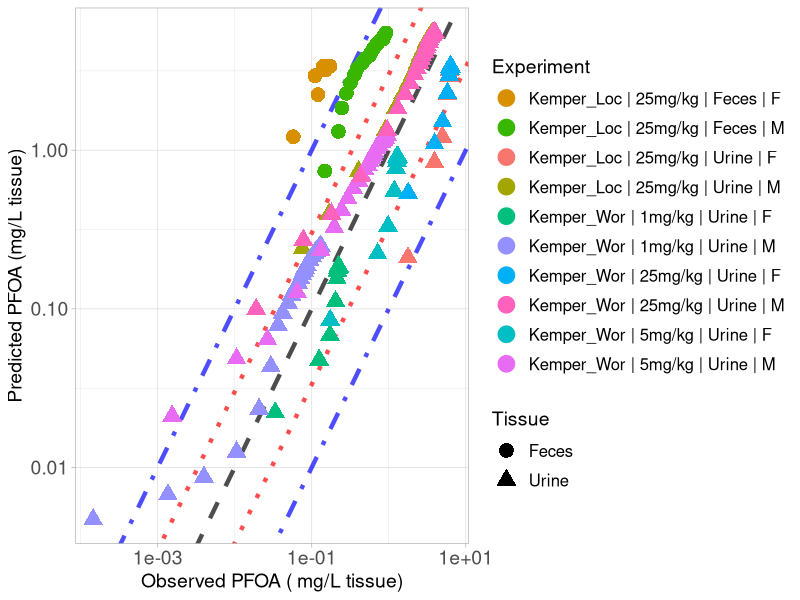

R code for this plot:
library(ggplot2)

#setwd("C:/Users/ptsir/Documents/GitHub/PFAS_PBK_models/PFOA inhalation Rat/Validation/Validation_results")
setwd("C:/Users/dpjio/Documents/GitHub/PFAS_PBK_models/PFOA inhalation Rat/Validation/Validation_koff_12_lung_same_RAF_bile")

# Load Results 

# Results from Loccisano
Kemper_excreta_Loccisano_results <- read.csv("Kemper_2003_Excreta_Loccisano_results.csv", header = T)

Kemper_Urine_F_25_Loc <- Kemper_excreta_Loccisano_results[Kemper_excreta_Loccisano_results$Dose == 25 & 
                                             Kemper_excreta_Loccisano_results$Tissue  == "Urine" &
                                          Kemper_excreta_Loccisano_results$sex == "F", ]
Kemper_Urine_F_25_Loc$Experiment <- "Kemper_Loc | 25mg/kg | Urine | F"


Kemper_Feces_F_25_Loc <- Kemper_excreta_Loccisano_results[Kemper_excreta_Loccisano_results$Dose == 25 & 
                                              Kemper_excreta_Loccisano_results$Tissue  == "Feces" &
                                              Kemper_excreta_Loccisano_results$sex == "F", ]
Kemper_Feces_F_25_Loc$Experiment <- "Kemper_Loc | 25mg/kg | Feces | F"



Kemper_Urine_M_25_Loc <- Kemper_excreta_Loccisano_results[Kemper_excreta_Loccisano_results$Dose == 25 & Kemper_excreta_Loccisano_results$Tissue == "Urine" &
                                             Kemper_excreta_Loccisano_results$sex == "M", ]
Kemper_Urine_M_25_Loc$Experiment <- "Kemper_Loc | 25mg/kg | Urine | M"



Kemper_Feces_M_25_Loc <- Kemper_excreta_Loccisano_results[Kemper_excreta_Loccisano_results$Dose == 25 & Kemper_excreta_Loccisano_results$Tissue == "Feces" &
                                             Kemper_excreta_Loccisano_results$sex == "M", ]
Kemper_Feces_M_25_Loc$Experiment <- "Kemper_Loc | 25mg/kg | Feces | M"

#Results from Worley
Kemper_excreta_Worley_results <- read.csv("Kemper_2003_Excreta_Worley_results.csv", header = T)

Kemper_Urine_F_1_Wor <- Kemper_excreta_Worley_results[Kemper_excreta_Worley_results$Dose == 1 & 
                                                           Kemper_excreta_Worley_results$Tissue  == "Urine" &
                                                        Kemper_excreta_Worley_results$sex == "F", ]
Kemper_Urine_F_1_Wor$Experiment <- "Kemper_Wor | 1mg/kg | Urine | F"


Kemper_Urine_F_5_Wor <- Kemper_excreta_Worley_results[Kemper_excreta_Worley_results$Dose == 5 & 
                                                        Kemper_excreta_Worley_results$Tissue  == "Urine" &
                                                        Kemper_excreta_Worley_results$sex == "F", ]
Kemper_Urine_F_5_Wor$Experiment <- "Kemper_Wor | 5mg/kg | Urine | F"


Kemper_Urine_F_25_Wor <- Kemper_excreta_Worley_results[Kemper_excreta_Worley_results$Dose == 25 & 
                                                            Kemper_excreta_Worley_results$Tissue  == "Urine" &
                                                            Kemper_excreta_Worley_results$sex == "F", ]
Kemper_Urine_F_25_Wor$Experiment <- "Kemper_Wor | 25mg/kg | Urine | F"



Kemper_Urine_M_1_Wor <- Kemper_excreta_Worley_results[Kemper_excreta_Worley_results$Dose == 1 & 
                                                        Kemper_excreta_Worley_results$Tissue  == "Urine" &
                                                        Kemper_excreta_Worley_results$sex == "M", ]
Kemper_Urine_M_1_Wor$Experiment <- "Kemper_Wor | 1mg/kg | Urine | M"


Kemper_Urine_M_5_Wor <- Kemper_excreta_Worley_results[Kemper_excreta_Worley_results$Dose == 5 & 
                                                        Kemper_excreta_Worley_results$Tissue  == "Urine" &
                                                        Kemper_excreta_Worley_results$sex == "M", ]
Kemper_Urine_M_5_Wor$Experiment <- "Kemper_Wor | 5mg/kg | Urine | M"


Kemper_Urine_M_25_Wor <- Kemper_excreta_Worley_results[Kemper_excreta_Worley_results$Dose == 25 & 
                                                         Kemper_excreta_Worley_results$Tissue  == "Urine" &
                                                         Kemper_excreta_Worley_results$sex == "M", ]
Kemper_Urine_M_25_Wor$Experiment <- "Kemper_Wor | 25mg/kg | Urine | M"


Experiment <- scales::hue_pal()(10)

names(Experiment) <- unique(c( Kemper_Urine_F_25_Loc$Experiment, Kemper_Feces_F_25_Loc$Experiment,
                               Kemper_Urine_M_25_Loc$Experiment,Kemper_Feces_M_25_Loc$Experiment,
                               Kemper_Urine_F_1_Wor$Experiment, Kemper_Urine_F_5_Wor$Experiment, 
                               Kemper_Urine_F_25_Wor$Experiment, Kemper_Urine_M_1_Wor$Experiment,
                               Kemper_Urine_M_5_Wor$Experiment, Kemper_Urine_M_25_Wor$Experiment))



scatter_plot <- ggplot()+
  geom_abline(intercept = log10(1), slope = 1, linetype = "dashed", color = "black", linewidth = 1.5, alpha = 0.7) +  # Identity line in log10 scale
  geom_abline(intercept = log10(3), slope = 1, linetype = "dotted", color = "red", linewidth = 1.5, alpha = 0.7) +  # +3-fold error line
  geom_abline(intercept = log10(1/3), slope = 1, linetype = "dotted", color = "red", linewidth = 1.5, alpha = 0.7) +  # -3-fold error line
  geom_abline(intercept = log10(10), slope = 1, linetype = "dotdash", color = "blue", linewidth = 1.5, alpha = 0.7) +  # +10-fold error line
  geom_abline(intercept = log10(1/10), slope = 1, linetype = "dotdash", color = "blue", linewidth = 1.5, alpha = 0.7) +  # -10-fold error line
  geom_point(data = Kemper_Urine_F_25_Loc, aes(x=Observed, y=Predicted, color = Experiment, shape = Tissue), size=4, stroke = 1.5)+
  geom_point(data = Kemper_Feces_F_25_Loc, aes(x=Observed, y=Predicted, color = Experiment, shape = Tissue), size=4, stroke = 1.5)+
  geom_point(data = Kemper_Urine_M_25_Loc, aes(x=Observed, y=Predicted, color = Experiment, shape = Tissue), size=4, stroke = 1.5)+
  geom_point(data = Kemper_Feces_M_25_Loc, aes(x=Observed, y=Predicted, color = Experiment, shape = Tissue), size=4, stroke = 1.5)+
  geom_point(data = Kemper_Urine_F_1_Wor, aes(x=Observed, y=Predicted, color = Experiment, shape = Tissue), size=4, stroke = 1.5)+
  geom_point(data = Kemper_Urine_F_5_Wor, aes(x=Observed, y=Predicted, color = Experiment, shape = Tissue), size=4, stroke = 1.5)+
  geom_point(data = Kemper_Urine_F_25_Wor, aes(x=Observed, y=Predicted, color = Experiment, shape = Tissue), size=4, stroke = 1.5)+
  geom_point(data = Kemper_Urine_M_1_Wor, aes(x=Observed, y=Predicted, color = Experiment, shape = Tissue), size=4, stroke = 1.5)+
  geom_point(data = Kemper_Urine_M_5_Wor, aes(x=Observed, y=Predicted, color = Experiment, shape = Tissue), size=4, stroke = 1.5)+
  geom_point(data = Kemper_Urine_M_25_Wor, aes(x=Observed, y=Predicted, color = Experiment, shape = Tissue), size=4, stroke = 1.5)+
  scale_y_log10()+
  scale_x_log10()+
  scale_color_manual(values = Experiment)+
  theme(legend.spacing.y = unit(1, 'cm')) +
  guides(fill = guide_legend(byrow = TRUE))+
  theme_light()+
  labs(y = "Predicted PFOA (mg/L tissue)",
       x = "Observed PFOA ( mg/L tissue)")+
  theme(plot.title = element_text(hjust = 0.5),
        legend.key.size = unit(0.75, 'cm'),  
        legend.title = element_text(size=14),
        legend.text = element_text(size=12,  hjust = 0),
        axis.text = element_text(size = 14),
        axis.title = element_text(size = 14),
        )

#print(scatter_plot)

ggsave("validation_plot_PFOA_excreta.png", scatter_plot, width = 11, height = 7, units = "in", dpi = 300)


